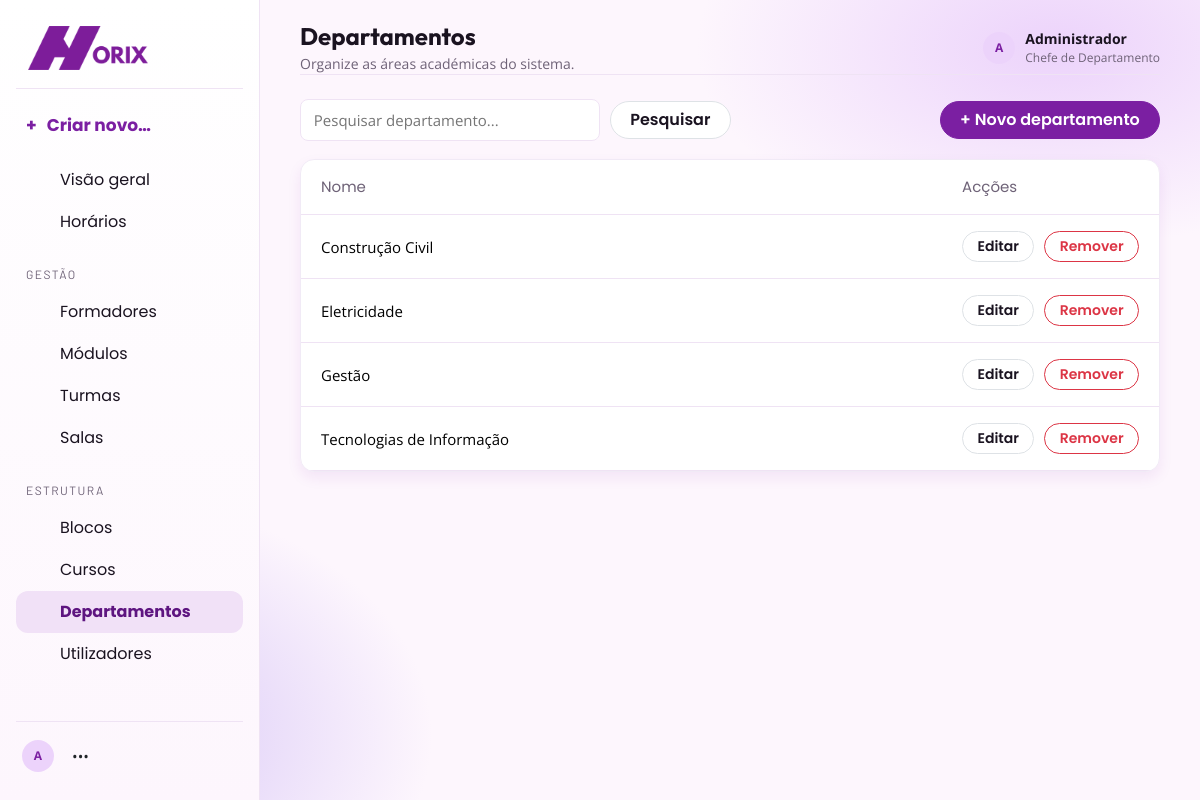
The page /View/html-php/Departamento.php (signed in) on the database its author committed.
### tables this page shows
CREATE TABLE `utilizador` (
  `id_utilizador` int(11) NOT NULL,
  `nome` varchar(100) NOT NULL,
  `email` varchar(120) NOT NULL,
  `senha` varchar(255) NOT NULL,
  `perfil` enum('Chefe de Departamento','Formador') NOT NULL,
  `ativo` tinyint(1) NOT NULL DEFAULT 1,
  `criado_em` timestamp NOT NULL DEFAULT current_timestamp()
);

CREATE TABLE `departamento` (
  `id_departamento` int(11) NOT NULL,
  `nome` varchar(100) NOT NULL
);

### Conexao/Conexao.php (called while the page is built, shortened)
<?php
function db(): mysqli
{
    static $con;
    if ($con instanceof mysqli) {
        return $con;
    }
    $con = new mysqli('localhost', 'root', '', 'gestao_horarios', "3306");
    $con->set_charset('utf8mb4');
    return $con;
}

### View/html-php/Departamento.php (the view, shortened to what this page needs)
<?php
require_once '../../bootstrap.php';
$q = post('q', $_GET['q'] ?? '');
$data = $q !== ''
    ? rows('SELECT * FROM departamento WHERE nome LIKE ? ORDER BY nome', 's', '%' . $q . '%')
    : rows('SELECT * FROM departamento ORDER BY nome');
layout_start('Departamentos', 'Organize as áreas académicas do sistema.');
?>
<div class="toolbar">
    <form class="toolbar-left" method="get">
        <input class="search" name="q" value="<?= e($q) ?>" placeholder="Pesquisar departamento...">
        <button class="btn btn-light border">Pesquisar</button>
    </form>
    <button type="button" class="btn btn-primary" data-modal="novo" data-title="Novo departamento">+ Novo departamento</button>
</div>
<div class="card table-wrap">
    <table class="table align-middle mb-0">
        <thead>
            <tr>
                <th>Nome</th>
                <th style="width:180px">Acções</th>
            </tr>
        </thead>
        <tbody>
            <?php foreach ($data as $r): ?>
                <tr>
                    <td><?= e($r['nome']) ?></td>
                    <td>
                        <div class="actions">
                            <button type="button" class="btn btn-sm btn-light border" data-modal="editar" data-title="Editar departamento" data-row="<?= row_json($r) ?>">Editar</button>
                            <button type="button" class="btn btn-sm btn-outline-danger" data-modal="remover" data-title="Remover departamento" data-row="<?= row_json($r) ?>">Remover</button>
                        </div>
                    </td>
                </tr>
            <?php endforeach; ?>
        </tbody>
    </table>
</div>
<?php
layout_end();

### bootstrap.php (shortened to what this page needs)
<?php
require_once __DIR__ . '/Conexao/Conexao.php';
function e($v): string
{
    return htmlspecialchars((string) $v, ENT_QUOTES, 'UTF-8');
}
function row_json(array $r): string
{
    unset($r['senha']);
    return e(json_encode($r, JSON_UNESCAPED_UNICODE));
}
function post($key, $default = ''): string
{
    return trim((string) ($_POST[$key] ?? $default));
}
function page_acl(): array
{
    $todos = [PERFIL_CHEFE, PERFIL_FORMADOR];
    $chefe = [PERFIL_CHEFE];
    return [
        'TelaPrincipal.php' => $todos,
        'GerarHorario.php' => $todos,
        'HorarioPDF.php' => $chefe,
        'Formador.php' => $chefe,
        'FormadorModulos.php' => $chefe,
        'Disponibilidade.php' => $chefe,
        'Modulo.php' => $chefe,
        'Turma.php' => $chefe,
        'Sala.php' => $chefe,
        'Bloco.php' => $chefe,
        'Curso.php' => $chefe,
        'Departamento.php' => $chefe,
        'Utilizador.php' => $chefe,
    ];
}
function logged(): bool
{
    return !empty($_SESSION['user']);
}
function refresh_session_user(): void
{
    static $done = false;
    if ($done || !logged()) {
        return;
    }
    $u = one(
        'SELECT id_utilizador,nome,email,perfil FROM utilizador WHERE id_utilizador=? AND ativo=1',
        'i',
        (int) ($_SESSION['user']['id'] ?? 0)
    );
}
function require_login(): void
{
    refresh_session_user();
}
function user(): array
{
    return $_SESSION['user'] ?? [];
}
function perfil(): string
{
    return (string) (user()['perfil'] ?? '');
}
function is_chefe(): bool
{
    return logged() && perfil() === PERFIL_CHEFE;
}
function can_manage(): bool
{
    return is_chefe();
}
function can_access(string $file): bool
{
    $acl = page_acl();
    return !isset($acl[$file]) || in_array(perfil(), $acl[$file], true);
}
function enforce_page_access(): void
{
    require_login();
}
function rows(string $sql, string $types = '', ...$args): array
{
    $st = db()->prepare($sql);
    if ($types) {
        $st->bind_param($types, ...$args);
    }
    $st->execute();
    $r = $st->get_result();
    return $r ? $r->fetch_all(MYSQLI_ASSOC) : [];
}
function one(string $sql, string $types = '', ...$args): ?array
{
    $a = rows($sql, $types, ...$args);
    return $a[0] ?? null;
}
function active(string $file): string
{
    return basename($_SERVER['PHP_SELF']) === $file ? 'active' : '';
}
function icon(string $name, int $size = 18): string
{
    $paths = [
        'dashboard' => '<rect x="3" y="3" width="7" height="7" rx="1"/><rect x="14" y="3" width="7" height="7" rx="1"/><rect x="3" y="14" width="7" height="7" rx="1"/><rect x="14" y="14" width="7" height="7" rx="1"/>',
        'calendar' => '<rect x="3" y="4" width="18" height="17" rx="2"/><path d="M16 2v4M8 2v4M3 10h18"/>',
        'plan' => '<path d="M4 5h16M4 12h16M4 19h10"/><circle cx="17" cy="19" r="3"/>',
        'users' => '<path d="M16 21v-2a4 4 0 0 0-4-4H6a4 4 0 0 0-4 4v2"/><circle cx="9" cy="7" r="4"/><path d="M22 21v-2a4 4 0 0 0-3-3.87M16 3.13a4 4 0 0 1 0 7.75"/>',
        'book' => '<path d="M4 5.5A2.5 2.5 0 0 1 6.5 3H20v16H6.5A2.5 2.5 0 0 0 4 21.5z"/><path d="M4 5.5v16M8 7h8M8 11h8"/>',
        'school' => '<path d="m3 9 9-5 9 5-9 5z"/><path d="M7 12v5c3 2 7 2 10 0v-5M21 10v6"/>',
        'room' => '<path d="M4 21V5a2 2 0 0 1 2-2h12a2 2 0 0 1 2 2v16"/><path d="M9 21v-5h6v5M8 7h2M14 7h2M8 11h2M14 11h2"/>',
        'building' => '<path d="M4 21V4h12v17M16 9h4v12M8 8h4M8 12h4M8 16h4"/>',
        'book-open' => '<path d="M3 5a2 2 0 0 1 2-2h6v17H5a2 2 0 0 0-2 2zM21 5a2 2 0 0 0-2-2h-6v17h6a2 2 0 0 1 2 2z"/>',
        'user' => '<circle cx="12" cy="8" r="4"/><path d="M4 21a8 8 0 0 1 16 0"/>',
        'logout' => '<path d="M10 17l5-5-5-5M15 12H3"/><path d="M14 3h5a2 2 0 0 1 2 2v14a2 2 0 0 1-2 2h-5"/>',
        'sun' => '<circle cx="12" cy="12" r="4"/><path d="M12 2v2M12 20v2M4.93 4.93l1.41 1.41M17.66 17.66l1.41 1.41M2 12h2M20 12h2M4.93 19.07l1.41-1.41M17.66 6.34l1.41-1.41"/>',
        'moon' => '<path d="M21 12.8A8.5 8.5 0 1 1 11.2 3 6.7 6.7 0 0 0 21 12.8z"/>',
    ];
    $body = $paths[$name] ?? $paths['dashboard'];
    return '<svg class="icon-svg" width="' . $size . '" height="' . $size . '" viewBox="0 0 24 24" fill="none" stroke="currentColor" stroke-width="1.9" stroke-linecap="round" stroke-linejoin="round" aria-hidden="true">' . $body . '</svg>';
}
function nav_all(): array
{
    return [
        ['', [
            ['TelaPrincipal.php', 'Visão geral', 'dashboard'],
            ['GerarHorario.php', 'Horários', 'calendar'],
        ]],
        ['Gestão', [
            ['Formador.php', 'Formadores', 'users'],
            ['Modulo.php', 'Módulos', 'book'],
            ['Turma.php', 'Turmas', 'school'],
            ['Sala.php', 'Salas', 'room'],
        ]],
        ['Estrutura', [
            ['Bloco.php', 'Blocos', 'building'],
            ['Curso.php', 'Cursos', 'book-open'],
            ['Departamento.php', 'Departamentos', 'building'],
            ['Utilizador.php', 'Utilizadores', 'user'],
        ]],
    ];
}
function nav(): array
{
    $menu = [];
    foreach (nav_all() as $secao) {
        $itens = array_values(array_filter($secao[1], fn($n) => can_access($n[0])));
        if ($itens) {
            $menu[] = [$secao[0], $itens];
        }
    }
    return $menu;
}
function layout_start(string $title, string $subtitle = ''): void
{
    $tabs = $GLOBALS['_tabs'] ?? [];
    $u = user();
    $inicial = e(strtoupper(substr($u['nome'] ?? 'U', 0, 1)));
?>
    <!doctype html>
    <html lang="pt">
    <head>
        <link rel="stylesheet" href="../css/bootstrap.min.css">
        <link rel="stylesheet" href="../css/app.css">
    </head>
    <body>
        <aside class="sidebar">
        <div class="brand">
            <img src="../img/horix.png" alt="Horix - Gestão de Horários">
        </div>
        <?php if (can_manage()): ?>
            <div class="dropdown">
                <a class="create-new" href="#" role="button" data-bs-toggle="dropdown" aria-expanded="false">
                    <span>+</span> Criar novo…
                </a>
            </div>
        <?php endif; ?>
        <nav>
            <?php foreach (nav() as $secao): ?>
                <?php if ($secao[0] !== ''): ?>
                    <div class="nav-title"><?= e(mb_strtoupper($secao[0])) ?></div>
                <?php endif; ?>
                <?php foreach ($secao[1] as $n): ?>
                    <a class="nav-link <?= active($n[0]) ?>" href="<?= $n[0] ?>">
                        <span class="nav-icon"><?= icon($n[2], 20) ?></span>
                        <span><?= $n[1] ?></span>
                    </a>
                <?php endforeach; ?>
            <?php endforeach; ?>
        </nav>
        <div class="sidebar-bottom dropup">
            <div class="user-row">
                <div class="avatar"><?= $inicial ?></div>
                <a href="#" class="text-body px-2" data-bs-toggle="dropdown" aria-label="Opções">•••</a>
            </div>
        </div>
        </aside>
        <main class="main">
            <header class="topbar">
                <div class="title-wrap">
                    <div>
                        <h1><?= e($title) ?></h1>
                        <?php if ($subtitle && !$tabs): ?>
                            <p><?= e($subtitle) ?></p>
                        <?php endif; ?>
                    </div>
                </div>
                <div class="profile">
                    <div class="avatar"><?= $inicial ?></div>
                    <div>
                        <strong><?= e($u['nome'] ?? 'Utilizador') ?></strong>
                        <small><?= e($u['perfil'] ?? '') ?></small>
                    </div>
                </div>
            </header>
            <section class="content">
            <?php
        }
        function layout_end(): void
        {
            ?>
            </section>
        </main>
    </body>
    </html>
<?php
        }
enforce_page_access();

### rows shown on the page
utilizador: nome "A", nome "Administrador", perfil "Chefe de Departamento"
departamento: nome "Construção Civil"
departamento: nome "Eletricidade"
departamento: nome "Gestão"
departamento: nome "Tecnologias de Informação"

### other values the page prints
$n[1] "Visão geral"
$n[1] "Horários"
mb_strtoupper($secao[0]) "GESTÃO"
$n[1] "Formadores"
$n[1] "Módulos"
$n[1] "Turmas"
$n[1] "Salas"
mb_strtoupper($secao[0]) "ESTRUTURA"
$n[1] "Blocos"
$n[1] "Cursos"
$n[1] "Departamentos"
$n[1] "Utilizadores"
$title "Departamentos"
$subtitle "Organize as áreas académicas do sistema."
